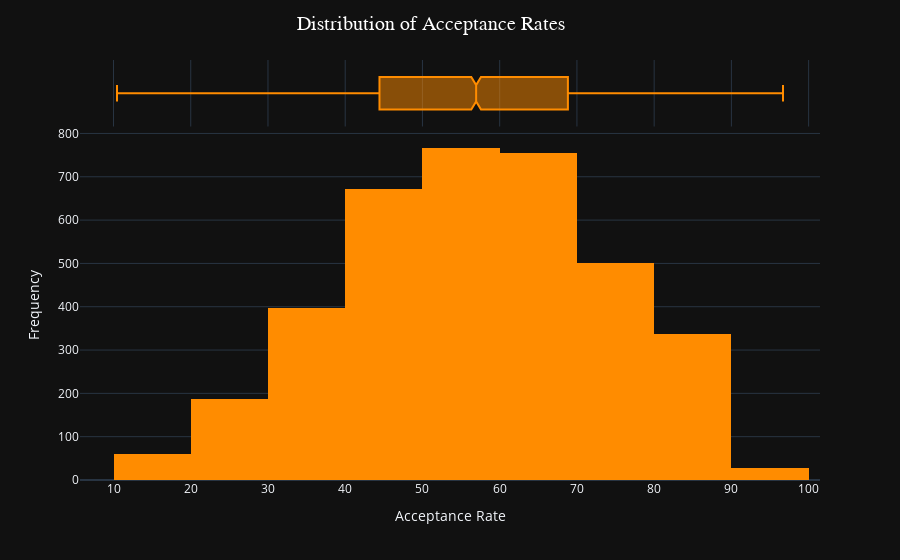

The notebook cell saved with this chart:
### Code cell
fig = px.histogram(
    df,
    x='acceptance',
    marginal='box',
    nbins=10,
    color_discrete_sequence=['#FF8C00']
)

fig.update_layout(
    title_text='Distribution of Acceptance Rates',
    title_font=dict(size=20, family='Arial', color='white'),
    title_x=0.33,
    xaxis_title='Acceptance Rate',
    yaxis_title='Frequency',
    xaxis=dict(tickvals=list(range(0, 110, 10)))
)

fig.show()

### Figure 1 — Plotly figure (JSON) as saved in the notebook; plotly's stock layout.template omitted (floating-point values rounded to 4 significant figures; data arrays with more than 128 entries replaced by an {"elided": "..."} marker saying what was removed)
{"data": [{"bingroup": "x", "hovertemplate": "acceptance=%{x}<br>count=%{y}<extra></extra>", "legendgroup": "", "marker": {"color": "#FF8C00", "pattern": {"shape": ""}}, "name": "", "nbinsx": 10, "orientation": "v", "showlegend": false, "x": {"elided": "3706 float values"}, "xaxis": "x", "yaxis": "y", "type": "histogram"}, {"hovertemplate": "acceptance=%{x}<extra></extra>", "legendgroup": "", "marker": {"color": "#FF8C00"}, "name": "", "notched": true, "showlegend": false, "x": {"elided": "3706 float values"}, "xaxis": "x2", "yaxis": "y2", "type": "box"}], "layout": {"xaxis": {"anchor": "y", "domain": [0.0, 1.0], "title": {"text": "Acceptance Rate"}, "tickvals": [0, 10, 20, 30, 40, 50, 60, 70, 80, 90, 100]}, "yaxis": {"anchor": "x", "domain": [0.0, 0.8316], "title": {"text": "Frequency"}}, "xaxis2": {"anchor": "y2", "domain": [0.0, 1.0], "matches": "x", "showticklabels": false, "showgrid": true}, "yaxis2": {"anchor": "x2", "domain": [0.8416, 1.0], "matches": "y2", "showticklabels": false, "showline": false, "ticks": "", "showgrid": false}, "legend": {"tracegroupgap": 0}, "margin": {"t": 60}, "barmode": "relative", "title": {"font": {"size": 20, "family": "Arial", "color": "white"}, "text": "Distribution of Acceptance Rates", "x": 0.33}}}
